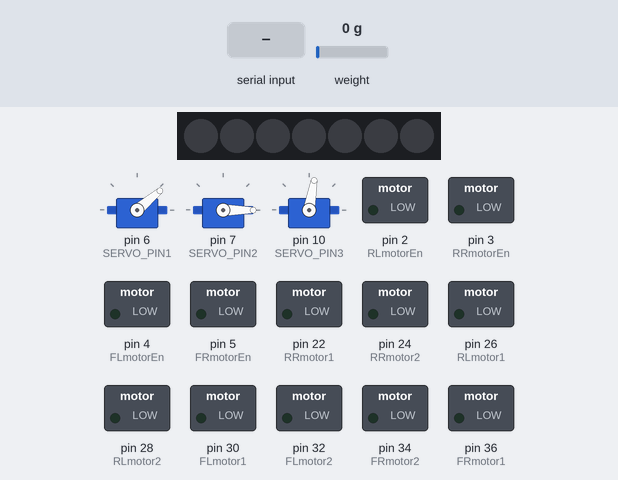
The sketch below on a simulated Arduino Mega 2560, built with avr-gcc and run on an emulated ATmega2560. On the bench: 3 × servo, 7 RGB LEDs in strip order, left to right, switched loads named in the sketch (green lamp = pin HIGH). Inputs (shaded band) come from the test bench; at power-on: weight on the scale 0 g. The strip is taken to match the declared colour order; what the sketch prints to the serial monitor is not drawn.

Above: at 2.4 s.
2.5 s: "2222\n" received over Serial
At 4.7 s:
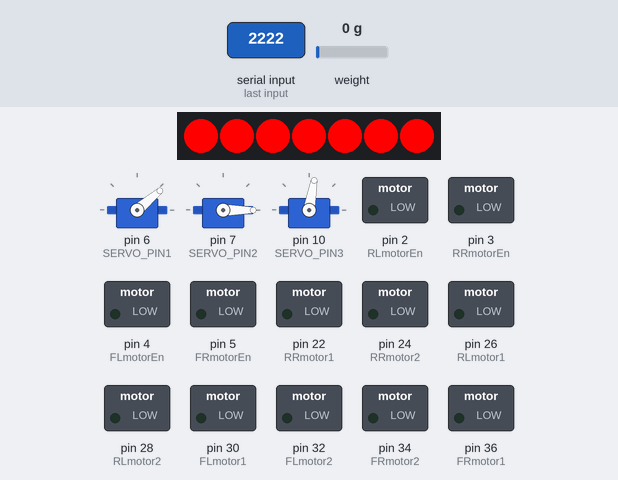
5.0 s: "4444\n" received over Serial
At 6.63 s:
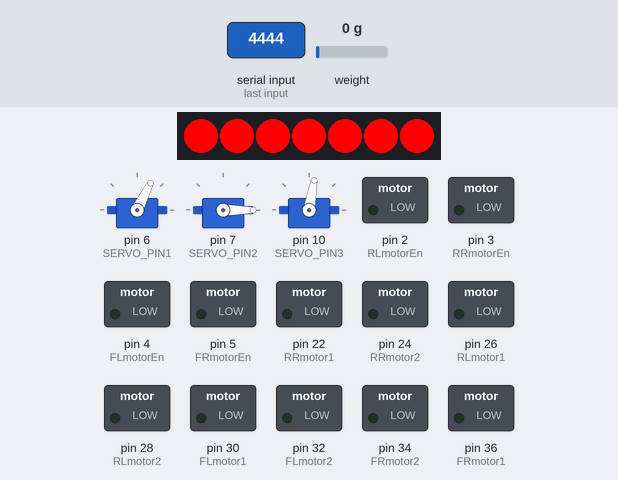
At 7.2 s:
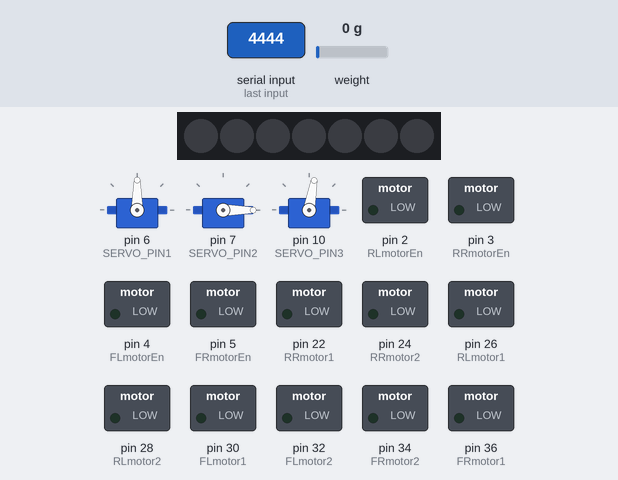
Timing chart, 0 to 8.7 s (numbered marks = the images above; inputs shaded):
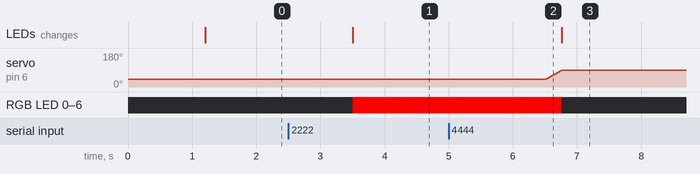

Measured:
- after the input at 2.5 s, RGB LED 0–6: off → RGB(255, 0, 0) after 1.0 s; the LEDs: change after 1.0 s (image 1)
- after the input at 5.0 s, servo on pin 6 (SERVO_PIN1): moves from 40° to 90° over 0.24 s, starting after 1.5 s; RGB LED 0–6: RGB(255, 0, 0) → off after 1.8 s

The sketch:

inside_arduino_Ver2.ino
```cpp
#include "Wire.h"
#include <Servo.h>
#include <HX711.h>
#include <stdio.h>
#include <stdbool.h>
#include "Adafruit_NeoPixel.h"

#define FRmotor1 36 //馬達腳位
#define FRmotor2 34
#define FRmotorEn 5

#define FLmotor1 30
#define FLmotor2 32
#define FLmotorEn 4

#define RRmotor1 22
#define RRmotor2 24
#define RRmotorEn 3

#define RLmotor1 26
#define RLmotor2 28
#define RLmotorEn 2

#define led_pin 23         // WS2812B資料腳位
#define NUM_LEDS 7         // 7顆LED

// 定義伺服馬達接腳
#define SERVO_PIN1 6
#define SERVO_PIN2 7
#define SERVO_PIN3 10
#define DT  8   // DT 腳位
#define SCK 9   // SCK 腳位
HX711 scale;
Servo servo1;
Servo servo2;
Servo servo3;

// 控制變數
int pwm_output = 0;  // 從Python接收的PWM輸出
float baseSpeed = 10;  // 基礎速度
float speedAdjustment = 0;
unsigned long motor_update_time = 0;
unsigned long last_receive_time = 0;
const unsigned long TIMEOUT_MS = 1000; // 1000ms超時
int first_rec = 0;
int target_weight;

// PID
float adj_limit = 30; // 馬達每次最大調整值
float error = 0;
float derivative = 0;
float last_error = 0;
float integral = 0;
float kp = 4;
float ki = 0.1;
float kd = 0.25;

// 馬達速度映射參數
const int MIN_SPEED_FR = 33;
const int MIN_SPEED_FL = 55;
const int MIN_SPEED_RR = 40;
const int MIN_SPEED_RL = 40;

// LED
Adafruit_NeoPixel strip(NUM_LEDS, led_pin, NEO_RGB + NEO_KHZ800);

void setup() {
  Wire.begin();
  Serial.begin(115200);
  // 設定馬達引腳
  // FRmotor
  pinMode(FRmotor1, OUTPUT);
  pinMode(FRmotor2, OUTPUT);
  // FLmotor
  pinMode(FLmotor1, OUTPUT);
  pinMode(FLmotor2, OUTPUT);
  // RRmotor
  pinMode(RRmotor1, OUTPUT);
  pinMode(RRmotor2, OUTPUT);
  // RLmotor
  pinMode(RLmotor1, OUTPUT);
  pinMode(RLmotor2, OUTPUT);

  // Servo
  pinMode(SERVO_PIN1, OUTPUT);
  pinMode(SERVO_PIN2, OUTPUT);
  pinMode(SERVO_PIN3, OUTPUT);
  digitalWrite(SERVO_PIN1, LOW);
  digitalWrite(SERVO_PIN2, LOW);
  digitalWrite(SERVO_PIN3, LOW);
  delay(100); // 等待穩定

  // 初始化馬達停止狀態
  stopAllMotors();

  servo1.attach(SERVO_PIN1);
  servo2.attach(SERVO_PIN2);
  servo3.attach(SERVO_PIN3);
  for (int i = 0; i < 5; i++) {
    servo1.write(40);
    servo2.write(0);
    servo3.write(80);
    delay(20);
  }

  // HX711 如果線沒接好會卡在這
  scale.begin(DT, SCK);
  scale.set_scale(430.f);
  scale.tare();

  // LED初始化不亮燈
  strip.begin();
  strip.clear();
  colorSetting(0, 0, 0);

  Serial.println("Arduino PID控制系統初始化完成");
  Serial.println("等待Python程式連接...");
}

void loop() {
  servo1.write(40);
  servo2.write(0);
  servo3.write(80);
  // 檢查是否收到Python的PWM數據
  checkPythonData();
  // 檢查通信超時
  if (millis() - last_receive_time > TIMEOUT_MS) {
    stopAllMotors();
  }
  else if (millis() - motor_update_time > 0) {
    colorSetting(0, 0, 0);
    picture_control();
    updateMotorControl();
    motor_update_time = millis();
  }
}

void checkPythonData() {
  // 檢查是否收到Python的PWM數據
  if (Serial.available() > 0) {
    String received_data = Serial.readStringUntil('\n');
    received_data.trim();

    if (received_data.length() > 0) {
      pwm_output = received_data.toFloat();
      last_receive_time = millis();
    }
  }
}

void updateMotorControl() {
  error = pwm_output;
  integral += error;
  derivative = error - last_error;
  last_error = error;
  integral = constrain(integral, -100, 100); // 限制積分項
  speedAdjustment = kp * error + ki * integral + kd * derivative;
  speedAdjustment = constrain(speedAdjustment, -adj_limit, adj_limit); // 限制調整值
  float speedL = constrain(baseSpeed - speedAdjustment, 0, 255); // 左輪
  float speedR = constrain(baseSpeed + speedAdjustment, 0, 255); // 右輪

  // 控制馬達（FR=右前，FL=左前，RR=右後，RL=左後）
  advance_forward1(speedR, speedL, speedR, speedL);
}

void advance_forward1(int speedFR, int speedFL, int speedRR, int speedRL) { // 輸出只有往前
  // 映射速度到有效範圍，避免馬達停轉
  speedFR = map(speedFR, 0, 255, MIN_SPEED_FR, 255);
  speedFL = map(speedFL, 0, 255, MIN_SPEED_FL, 255);
  speedRR = map(speedRR, 0, 255, MIN_SPEED_RR, 255);
  speedRL = map(speedRL, 0, 255, MIN_SPEED_RL, 255);

  // 前右馬達 (FR)
  if (speedFR > 0) {
    digitalWrite(FRmotor1, LOW);
    digitalWrite(FRmotor2, HIGH);
    analogWrite(FRmotorEn, speedFR);
  } else {
    digitalWrite(FRmotor1, LOW);
    digitalWrite(FRmotor2, LOW);
    analogWrite(FRmotorEn, 0);
  }

  // 前左馬達 (FL)
  if (speedFL > 0) {
    digitalWrite(FLmotor1, LOW);
    digitalWrite(FLmotor2, HIGH);
    analogWrite(FLmotorEn, speedFL);
  } else {
    digitalWrite(FLmotor1, LOW);
    digitalWrite(FLmotor2, LOW);
    analogWrite(FLmotorEn, 0);
  }

  // 後右馬達 (RR)
  if (speedRR > 0) {
    digitalWrite(RRmotor1, LOW);
    digitalWrite(RRmotor2, HIGH);
    analogWrite(RRmotorEn, speedRR);
  } else {
    digitalWrite(RRmotor1, LOW);
    digitalWrite(RRmotor2, LOW);
    analogWrite(RRmotorEn, 0);
  }

  // 後左馬達 (RL)
  if (speedRL > 0) {
    digitalWrite(RLmotor1, LOW);
    digitalWrite(RLmotor2, HIGH);
    analogWrite(RLmotorEn, speedRL);
  } else {
    digitalWrite(RLmotor1, LOW);
    digitalWrite(RLmotor2, LOW);
    analogWrite(RLmotorEn, 0);
  }
}

void stopAllMotors() {
  // 停止所有馬達
  digitalWrite(FRmotor1, LOW);
  digitalWrite(FRmotor2, LOW);
  analogWrite(FRmotorEn, 0);

  digitalWrite(FLmotor1, LOW);
  digitalWrite(FLmotor2, LOW);
  analogWrite(FLmotorEn, 0);

  digitalWrite(RRmotor1, LOW);
  digitalWrite(RRmotor2, LOW);
  analogWrite(RRmotorEn, 0);

  digitalWrite(RLmotor1, LOW);
  digitalWrite(RLmotor2, LOW);
  analogWrite(RLmotorEn, 0);
}

void picture_control() {
  switch (int(pwm_output)) {
    case 1111: // 雞 綠燈
      first_rec_test(1111);
      delay(2000);
      stopAllMotors();
      delay(1000);
      colorSetting(0, 255, 0);
      delay(3000);
      break;
    case 2222: // 牛 紅燈
      first_rec_test(2222);
      stopAllMotors();
      delay(1000);
      colorSetting(255, 0, 0);
      delay(3000);
      break;
    case 3333: // 豬 黃燈
      first_rec_test(3333);
      delay(2000);
      stopAllMotors();
      delay(1000);
      colorSetting(255, 255, 0);
      delay(3000);
      break;
    case 4444: // 裝飼料
      stopAllMotors();
      extend_slow(5);
      if (weight_enough(get_feed_weight())) {
        returnx_slow(5);
        delay(500);
      }
      break;
    case 5555: // 倒飼料
      stopAllMotors();
      pour_feed_slow(10);
      break;
    default:
      return;
  }
}

void colorSetting(int r, int g, int b) {
  strip.clear();
  strip.fill(strip.Color(r, g, b), 0, NUM_LEDS);
  strip.show();
}

void extend_slow(int delay_time) { // 手臂慢速伸出
  servo2.write(0);
  servo3.write(80);
  for (int i = 40; i <= 90; i++) {
    servo1.write(i);
    delay(delay_time);
  }
}

void returnx_slow(int delay_time) { // 手臂慢速收回
  servo2.write(0);
  for (int i = 90; i >= 40; i--) {
    servo1.write(i);
    delay(delay_time);
  }
  servo3.write(80);
}

void bow1_slow(int delay_time) {
  for (int i = 0; i <= 130; i += 1) {
    servo2.write(i);
    delay(delay_time);
  }
}

void bow2_slow(int delay_time) {
  for (int i = 130; i >= 0; i -= 1) {
    servo2.write(i);
    delay(delay_time);
  }
}

bool weight_enough(int target_weight) { // 檢測是否到達目標重量
  long reading = 0;
  while (true) {
    if (scale.is_ready()) {
      reading = -scale.get_units(1); // 取1次平均
    }
    if (reading >= target_weight) {
      return true;
    }
  }
}

void first_rec_test(int status) { // 儲存第一次辨識物
  if (first_rec == 0) {
    first_rec = status;
  }
}

int get_feed_weight() { // 取得目標飼料重量
  switch (first_rec) {
    case 1111:
      target_weight = 40;
      break;
    case 2222:
      target_weight = 170;
      break;
    case 3333:
      target_weight = 120;
      break;
  }
  return target_weight;
}

void pour_feed_slow(int delay_time) { // 倒飼料
  servo2.write(0);
  servo3.write(140);
  delay(500);
  for (int i = 25; i <= 120; i++) {
    servo1.write(i);
    delay(delay_time);
  }
  delay(500);
  bow1_slow(delay_time);
  delay(500);
  bow2_slow(delay_time);

  servo2.write(0);
  delay(500);
  for (int i = 120; i >= 25; i--) {
    servo1.write(i);
    delay(delay_time);
  }
  servo3.write(140);
  delay(500);
}
```
